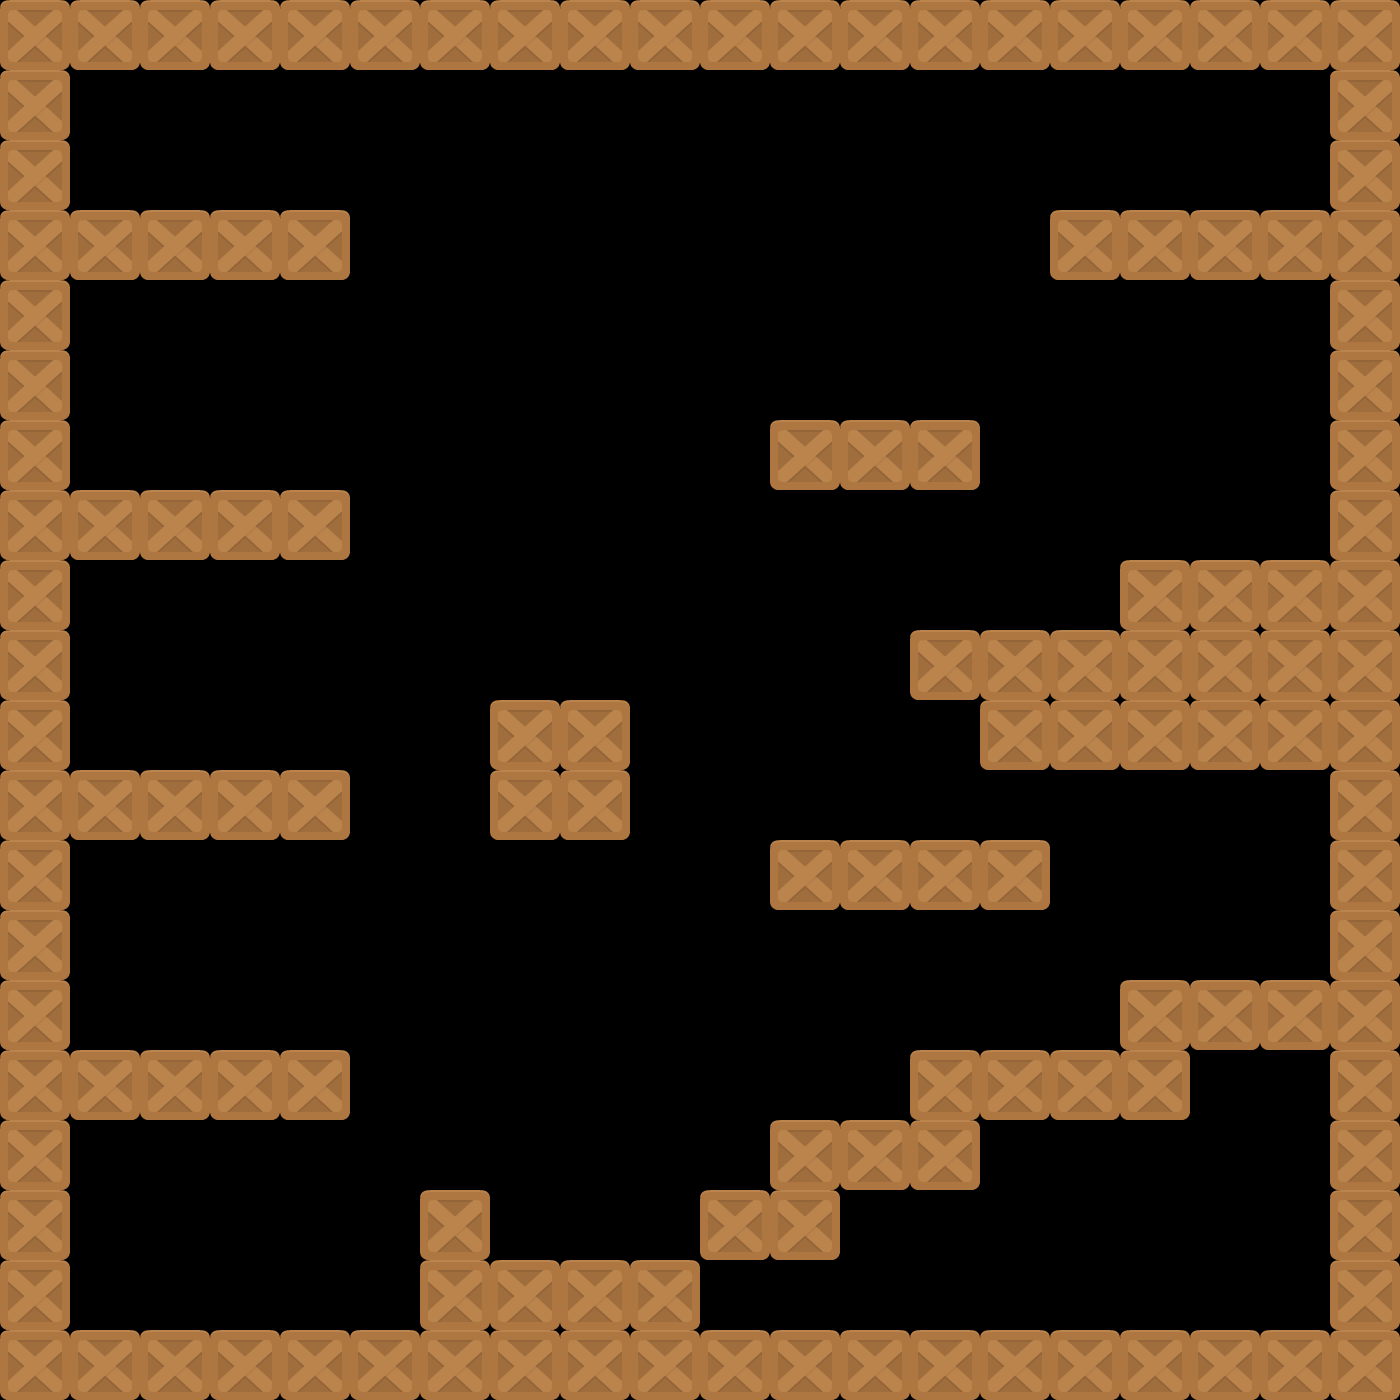

Tiled map render using the project's own tile images. Description and the map definition, with tile-layer contents summarised, below:
An orthogonal 20x20 tile map with 70x70 px tiles, 1 tile layer (Tile Layer 1) and 21 objects.

<map version="1.0" orientation="orthogonal" renderorder="right-down" width="20" height="20" tilewidth="70" tileheight="70" nextobjectid="23">
 <tileset firstgid="1" name="ts1" tilewidth="70" tileheight="70" spacing="2" tilecount="156">
  <image source="tiles_spritesheet.png" width="914" height="936" />
 </tileset>
 <layer name="Tile Layer 1" width="20" height="20">
  <data>[400 cells, 138 non-empty, 1 distinct tile ids]</data>
 </layer>
 <objectgroup name="Collision" width="1326" height="40">
  <object id="1" x="28" y="26" width="1326" height="40" />
  <object id="2" x="28" y="66" width="38" height="1290" />
  <object id="3" x="66" y="210" width="284" height="72" />
  <object id="4" x="70" y="490" width="280" height="72" />
  <object id="5" x="70" y="770" width="282" height="76" />
  <object id="6" x="68" y="1052" width="284" height="72" />
  <object id="7" x="70" y="1328" width="1276" height="40" />
  <object id="8" x="420" y="1194" width="70" height="64" />
  <object id="9" x="420" y="1256" width="276" height="70" />
  <object id="10" x="702" y="1192" width="134" height="68" />
  <object id="11" x="772" y="1124" width="202" height="68" />
  <object id="12" x="910" y="1052" width="276" height="66" />
  <object id="13" x="1122" y="982" width="208" height="66" />
  <object id="14" x="1330" y="66" width="26" height="1268" />
  <object id="15" x="1052" y="212" width="278" height="66" />
  <object id="16" x="772" y="420" width="208" height="72" />
  <object id="17" x="492" y="700" width="136" height="144" />
  <object id="18" x="768" y="842" width="280" height="72" />
  <object id="19" x="912" y="630" width="416" height="72" />
  <object id="20" x="978" y="702" width="352" height="66" />
  <object id="21" x="1124" y="562" width="204" height="66" />
 </objectgroup>
</map>
